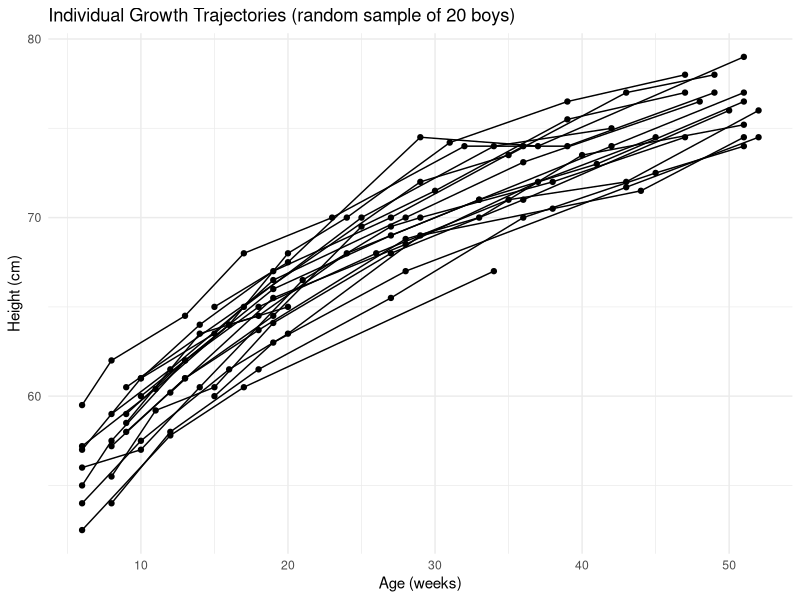
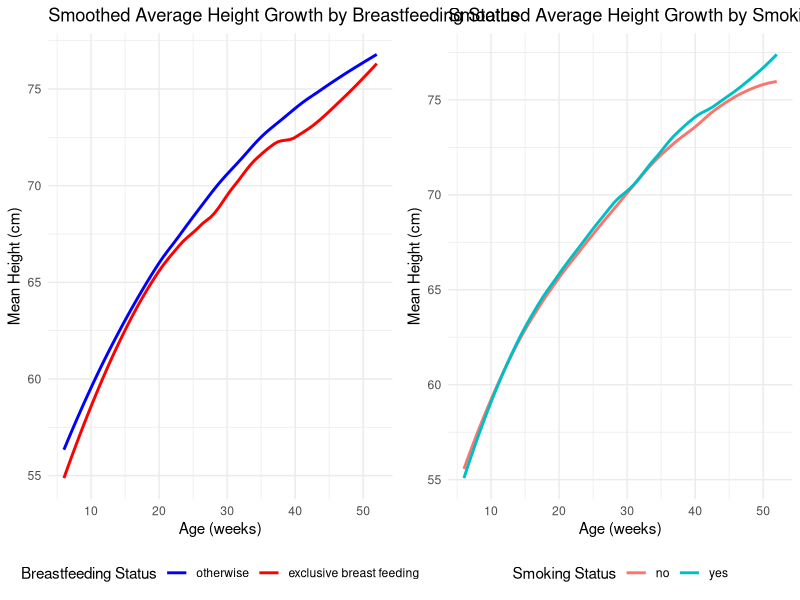

Reproduce these figures in R, in order.
library(dplyr)
library(ggplot2)
library(haven)
library(lmerTest)

### Analysis of the growth data ###

# The dataset contains longitudinal data on the growth curves of 100 boys.
# The dataset includes the following variables:
# - id: Unique
# - height: Height in cm
# - age: Age in weeks
# - bf : Breastfeeding status (1 = exclusive breast feeding, 0 = otherwise)
# - sm : Smoking status of mother (1 = Smoker, 0 = Non-smoker)
# - bw : Birth weight in grams

### Data preparation ###

# Load data
growth <- read_sav("growth.sav")

# Convert labelled data to factors
growth$bf <- as_factor(growth$bf)
growth$sm <- as_factor(growth$sm)

### Exploratory data analysis ###

# Individual trajectories of height growth with data points for sampled individuals

# Sample 20 unique individuals
set.seed(123)  # Set seed for reproducibility
sampled_ids <- sample(unique(growth$id), 20)

# Filter data for sampled individuals
sampled_growth <- growth %>%
  filter(id %in% sampled_ids)

# Plot individual trajectories with data points
sampled_growth %>%
  ggplot(aes(x = age, y = height, group = id)) +
  geom_line() +
  geom_point() +
  labs(title = "Individual Growth Trajectories (random sample of 20 boys)",
       x = "Age (weeks)", y = "Height (cm)") +
  theme_minimal()

### Random intercept model ###

# center the age variable
growth <- growth %>%
  mutate(age_centered = age - mean(age, na.rm = TRUE))

# Fit a random intercept model to account for individual variability in height
basic_growth_model_1 <- lmer(height ~ age_centered + (1 | id), data = growth)
summary(basic_growth_model_1)

# Fit a random slope model to account for individual variability in growth rate
basic_growth_model_2 <- lmer(height ~ age_centered + (age_centered | id), data = growth)
summary(basic_growth_model_2)

# Resolve convergence issues by changing the optimizer
basic_growth_model_2 <- lmer(
  height ~ age_centered + (age_centered | id),
  data = growth,
  control = lmerControl(optimizer = "bobyqa")
)
summary(basic_growth_model_2)

# Compare the models using ANOVA
anova(basic_growth_model_1, basic_growth_model_2, refit = FALSE)

## Quadratic growth model

# Add a quadratic term for age to the dataset
growth <- growth %>%
  mutate(age_centered_squared = age_centered^2)

# Fit a quadratic growth model
quadratic_growth_model <- lmer(height ~ age_centered + age_centered_squared + (age_centered | id), data = growth, 
                               control = lmerControl(optimizer = "bobyqa"))
summary(quadratic_growth_model)

# Compare the quadratic model with the linear model
anova(basic_growth_model_2, quadratic_growth_model, refit = TRUE)

# Add a random slope for the quadratic term
quadratic_growth_model_2 <- lmer(height ~ age_centered + age_centered_squared + (age_centered + age_centered_squared | id), data = growth, 
                               control = lmerControl(optimizer = "bobyqa"))
summary(quadratic_growth_model_2)

# Compare the models
anova(quadratic_growth_model, quadratic_growth_model_2, refit = FALSE)


### Exploring the effect of breastfeeding status and smoking status ###

# exploratory data analysis

# Calculate the average height growth by breastfeeding status
growth_summary_bf <- growth %>%
  group_by(bf, age) %>%
  summarise(mean_height = mean(height, na.rm = TRUE))

# Calculate the average height growth by smoking status
growth_summary_sm <- growth %>%
  group_by(sm, age) %>%
  summarise(mean_height = mean(height, na.rm = TRUE))

# Create a line plot of the average height growth by breastfeeding status and store it in the r object p1
p1 <- growth_summary_bf %>%
  ggplot(aes(x = age, y = mean_height, color = bf)) +
  geom_smooth(se = FALSE, method = "loess", span = 0.5, linewidth = 1) + # Use linewidth for lines
  labs(title = "Smoothed Average Height Growth by Breastfeeding Status",
       x = "Age (weeks)", y = "Mean Height (cm)", color = "Breastfeeding Status") +
  theme_minimal() +
  theme(legend.position = "bottom") +
  scale_color_manual(values = c("blue", "red")) +
  scale_x_continuous(breaks = seq(0, 50, 10))


# Create a line plot of the average height growth by smoking status and store it in the r object p2
p2 <- growth_summary_sm %>%
  ggplot(aes(x = age, y = mean_height, color = sm)) +
  geom_smooth(se = FALSE, method = "loess", span = 0.5, linewidth = 1) + # Smoothed trajectories
  labs(title = "Smoothed Average Height Growth by Smoking Status",
       x = "Age (weeks)", y = "Mean Height (cm)", color = "Smoking Status") +
  theme_minimal() +
  theme(legend.position = "bottom") +
  scale_x_continuous(breaks = seq(0, 50, 10))

# Put the two plots side by side
library(gridExtra)
grid.arrange(p1, p2, ncol = 2)


# Fit a random slope model with both breastfeeding and smoking status as predictors
growth_model_both <- lmer(height ~ age_centered + age_centered_squared + bf + sm + (age_centered | id), data = growth)
summary(growth_model_both)

# Obtain the anova table for the model with both predictors
anova(growth_model_both)

# Fit the same model using ordinary linear regression
growth_lm <- lm(height ~ age_centered + age_centered_squared + bf + sm, data = growth)
summary(growth_lm)
